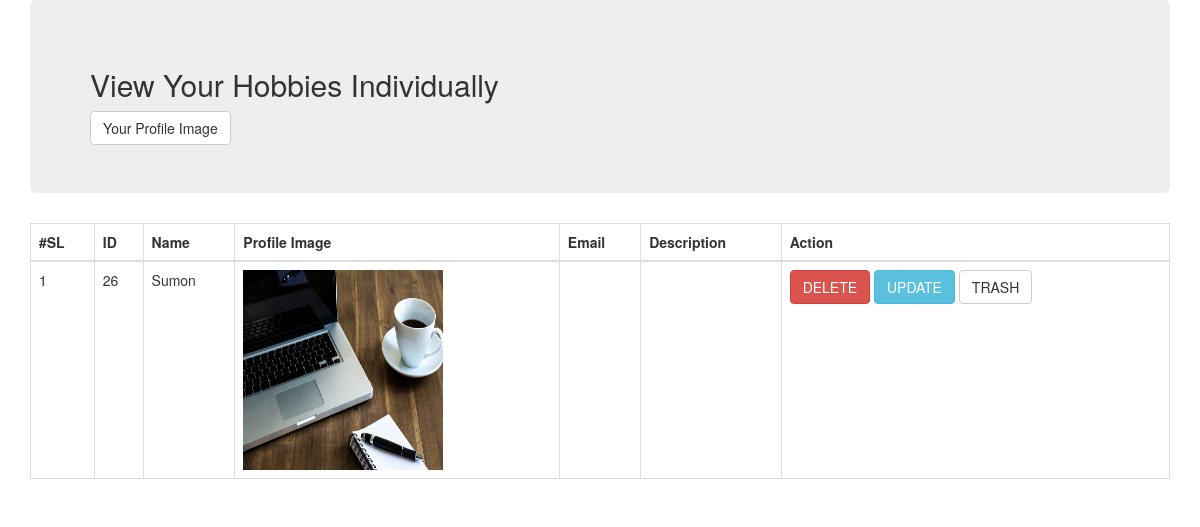
The page /views/SEIP128014/ProfilePicture/view.php?id=26 on the database its author committed.
### tables this page shows
CREATE TABLE IF NOT EXISTS `profile` (
  `id` int(11) NOT NULL AUTO_INCREMENT,
  `name` varchar(50) NOT NULL,
  `email` varchar(255) NOT NULL,
  `description` text NOT NULL,
  `image` varchar(255) NOT NULL,
  `trash_at` varchar(255) DEFAULT NULL,
  PRIMARY KEY (`id`)
);

### src/Bitm/SEIP128014/ProfilePicture/ProfilePicture.php (called while the page is built, shortened)
<?php
class ProfilePicture
{
    public $conn;
    public $id;
    public function __construct()
    {
        $this->conn = new \mysqli("localhost","root","","atomicprojectb20");
    }
    public function prepare( array $data){
        if (array_key_exists("id",$data)){
            $this->id = $data['id'];
        }
        return $this;
    }
    public function selectById(){
        $sql = "SELECT * FROM `profile` WHERE `id` = {$this->id}";
        $result = $this->conn->query($sql);
        $row = "";
        if ($result){
            $row = $result->fetch_object();
        }
        return $row;
    }
}

### views/SEIP128014/ProfilePicture/view.php (the view, shortened to what this page needs)
<?php
$profile = new ProfilePicture();
$singleView = $profile->prepare($_GET)->selectById();
?>
<!DOCTYPE html>
<html lang="en">
<head>
    <link href="../../../resource/bootstrap/css/bootstrap.min.css" rel="stylesheet">
</head>
<body>
<div class="container">
    <div class="row">
        <div class="col-lg-12">
            <div class="jumbotron">
                <h2>View Your Hobbies Individually</h2>
                <a class="btn btn-default" href="index.php">Your Profile Image</a>
            </div>
        </div>
    </div>
</div>
<div class="container">
    <div class="row">
        <div class="col-lg-12">
            <div class="table-responsive">
                <table class="table table-bordered">
                    <thead>
                    <tr>
                        <th>#SL</th>
                        <th>ID</th>
                        <th>Name</th>
                        <th>Profile Image</th>
                        <th>Email</th>
                        <th>Description</th>
                        <th>Action</th>
                    </tr>
                    </thead>
                    <tbody>
                    <?php $sl=1; ?>
                    <tr>
                        <td><?php echo $sl; ?></td>
                        <td><?php echo $singleView->id; ?></td>
                        <td><?php echo $singleView->name; ?></td>
                        <td><img src="../../../resource/img/<?php echo $singleView->image; ?>" alt="" width="200px" height="200"></td>
                        <td><?php echo $singleView->email; ?></td>
                        <td><?php echo $singleView->description; ?></td>
                        <td>
                            <a class="btn btn-danger" href="delete.php?id=<?php echo $singleView->id; ?>">DELETE</a>
                            <a class="btn btn-info" href="edit.php?id=<?php echo $singleView->id; ?>">UPDATE</a>
                            <a class="btn btn-default" href="trash.php?id=<?php echo $singleView->id; ?>">TRASH</a>
                        </td>
                    </tr>
                    </tbody>
                </table>
            </div>
        </div>
    </div>
</div>
</body>
</html>

### rows shown on the page
profile: id "26", name "Sumon", image (picture)

### other values the page prints
$sl "1"
